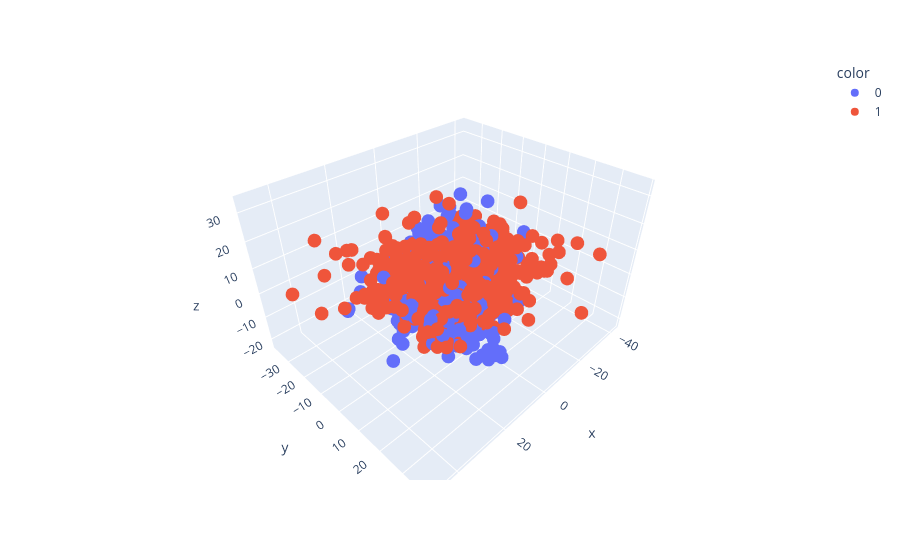

Here is the notebook cell this chart was saved with:
### Code cell
fig=px.scatter_3d(
    x=x_train4[:,0],
    y=x_train4[:,1],
    z=x_train4[:,2],
    color=y_train.astype(str)
)
fig.show()

### Figure 1 — Plotly figure (JSON) as saved in the notebook; plotly's stock layout.template omitted (floating-point values rounded to 4 significant figures; data arrays with more than 128 entries replaced by an {"elided": "..."} marker saying what was removed)
{"data": [{"hovertemplate": "color=0<br>x=%{x}<br>y=%{y}<br>z=%{z}<extra></extra>", "legendgroup": "0", "marker": {"color": "#636efa", "symbol": "circle"}, "mode": "markers", "name": "0", "scene": "scene", "showlegend": true, "type": "scatter3d", "x": {"elided": "808 float values"}, "y": {"elided": "808 float values"}, "z": {"elided": "808 float values"}}, {"hovertemplate": "color=1<br>x=%{x}<br>y=%{y}<br>z=%{z}<extra></extra>", "legendgroup": "1", "marker": {"color": "#EF553B", "symbol": "circle"}, "mode": "markers", "name": "1", "scene": "scene", "showlegend": true, "type": "scatter3d", "x": {"elided": "792 float values"}, "y": {"elided": "792 float values"}, "z": {"elided": "792 float values"}}], "layout": {"legend": {"title": {"text": "color"}, "tracegroupgap": 0}, "margin": {"t": 60}, "scene": {"domain": {"x": [0, 1], "y": [0, 1]}, "xaxis": {"title": {"text": "x"}}, "yaxis": {"title": {"text": "y"}}, "zaxis": {"title": {"text": "z"}}}}}
